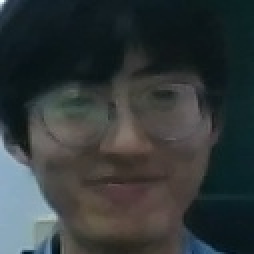
#> input picture tensorflow/Face_Recognization/test/1.jpg, 127 x 127 px (shown 2 times larger)
$ python '边缘检测.py'
#> lines starting #> are read from the running program, lines starting #| are printed output that depends on the picture; after the words box and inside, x2 and y2 are one past the last pixel; in counts of white or black regions, pixels touching at a corner belong together
#> further down, src is the input picture: shape (127, 127, 3); mean B, G, R 57.8, 57.1, 50.7
import cv2 as cv
def edge_image(image):
    blurred = cv.GaussianBlur(image,(3,3),0)
    gray = cv.cvtColor(blurred,cv.COLOR_BGR2GRAY)
    xgrad = cv.Sobel(gray, cv.CV_16SC1, 1, 0)
    ygrad = cv.Sobel(gray, cv.CV_16SC1, 0, 1)
    edge_output = cv.Canny(xgrad, ygrad, 50, 150)
    cv.imshow("canny边缘", edge_output)
    dst = cv.bitwise_and(image, image, mask=edge_output)
    cv.imshow("color边缘", dst)

def edge_demo1(image):
    # 先将图像高斯模糊去噪
    blurred = cv.GaussianBlur(image, (3, 3), 0)
    # 图像灰度化
    gray = cv.cvtColor(blurred, cv.COLOR_BGR2GRAY)
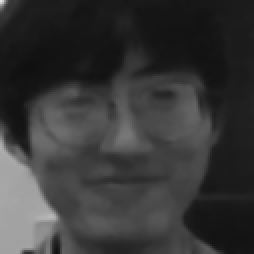
#> gray: shape (127, 127) (shown 2 times larger); min 16, max 228, mean 55.2
    # 图像边缘提取
    edge_output = cv.Canny(gray, 50, 150)
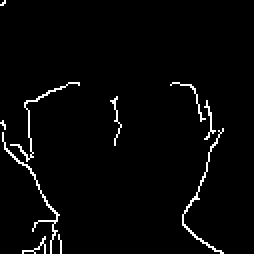
#> edge_output: shape (127, 127) (shown 2 times larger); 2.6% white in thin lines or dots, all inside (x1, y1, x2, y2) = (0, 0, 112, 127)
    cv.imshow("CannyEdge", edge_output)

    # 彩色边线
    # dst = cv.bitwise_and(image,gray,mask=edge_output)
    # cv.imshow("Color Edge",dst)

    return edge_output

src = cv.imread("1.jpg")
cv.imshow("原来", src)
edge_demo1(src)
#edge_image(src)
cv.waitKey(0)
cv.destroyAllWindows()

$ run again, with tensorflow/Face_Recognization/test/0.jpg copied over tensorflow/Face_Recognization/test/1.jpg
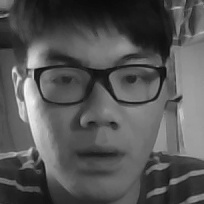
#> input picture tensorflow/Face_Recognization/test/0.jpg, 204 x 204 px
#> src is the input picture: shape (204, 204, 3); min 10, max 245, mean 85.1
#> in edge_demo1, `edge_output = cv.Canny(gray, 50, 150)`:
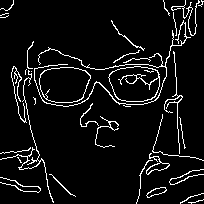
#> edge_output: shape (204, 204); 6.8% white in thin lines or dots

$ run again, with tensorflow/Face_Recognization/test/8.jpg copied over tensorflow/Face_Recognization/test/1.jpg
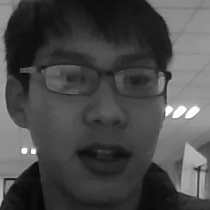
#> input picture tensorflow/Face_Recognization/test/8.jpg, 210 x 210 px
#> src is the input picture: shape (210, 210, 3); min 4, max 255, mean 73.8
#> in edge_demo1, `edge_output = cv.Canny(gray, 50, 150)`:
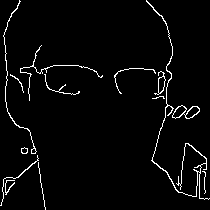
#> edge_output: shape (210, 210); 3.2% white in thin lines or dots
